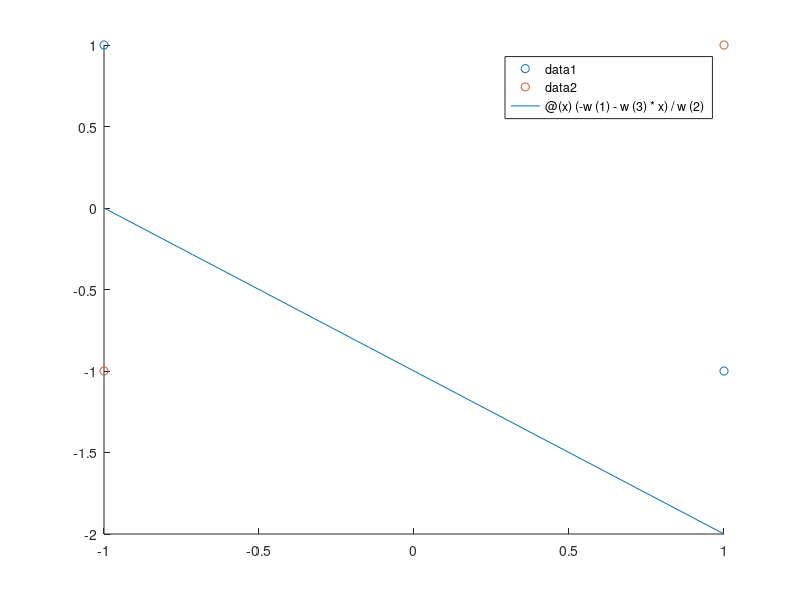

MATLAB code for this plot:
clc;
clear all;
data=[1 1 -1 ;1 -1 1; -1  1 1;-1  -1 -1;];



k=1;
con=0.001;
w_new=[0 0 0 ]';
data=[ones(size(data,1),1) data];

eta=0.1
m=1;
h(1)=0;
while m<400

   for i=1:size(data,1)
w_old=w_new;
       net(i)=w_old'*data(i,1:end-1)';
       
      y1(i)=sign(net(i)) ;
      
      
      r(i)=data(i,end)-y1(i);
      
      
      
      w_new=w_old+(eta*(r(i))*data(i,1:end-1)');
      if r(i)==0
      h(i)=1;
      end
     
 
   end
   
   if sum(h)>=4
   break;
   end  
   
   norm(w_new-w_old);

   m=m+1;
end
w=w_new;


figure

scatter(data(data(:,4)==1,2),data(data(:,4)==1,3));
hold on;
scatter(data(data(:,4)==-1,2),data(data(:,4)==-1,3));
%syms x;
fn=@(x) (-w(1)-w(3)*x)/w(2);

hold on;
fplot(fn,[-1,1]);